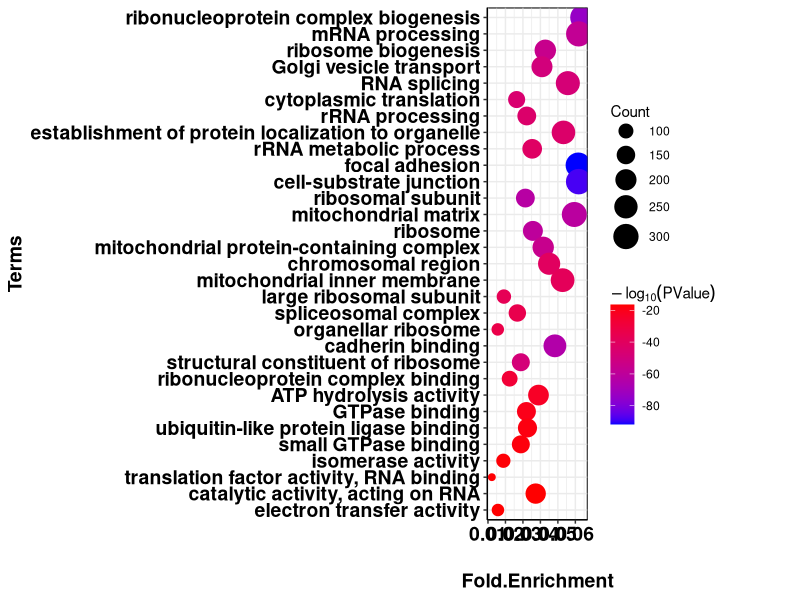
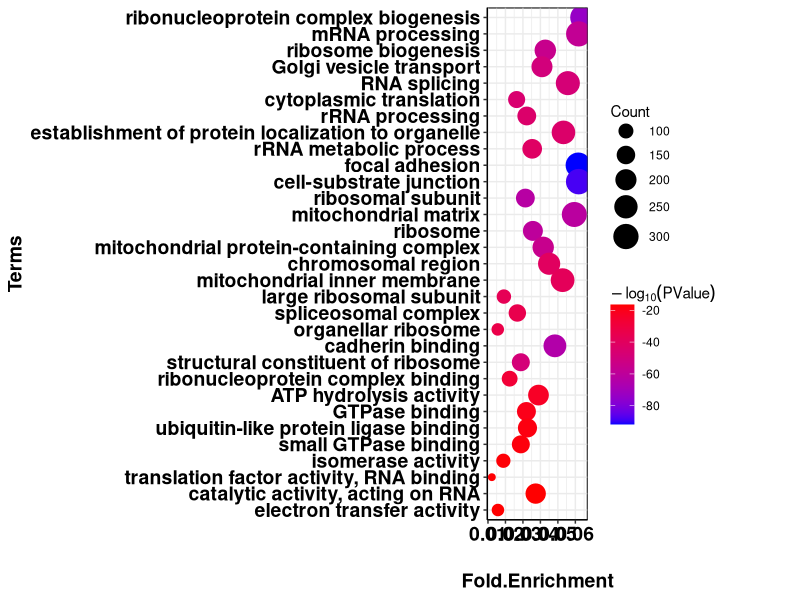

The R source for these figures, in order:
library(stats) # Arch中需要先加载这些包
library(base)

# Attaching package: ‘dplyr’

# The following objects are masked from ‘package:stats’:

#     filter, lag

# The following objects are masked from ‘package:base’:

#     intersect, setdiff, setequal, union


library(dplyr)
library(ggplot2)
library(ggrepel)

GO_data <- read.table('./data2.txt', header = TRUE,  sep = '\t')

GO_data <- arrange(GO_data, GO_data[,3])

GO_data$Term <- factor(GO_data$Term, levels = rev(GO_data$Term))

mytheme <- theme(
    axis.title = element_text(face = "bold", size = 14, colour = "black"),
    axis.text = element_text(face = "bold", size = 14, colour = "black"), 
    axis.line = element_line(size = 0.5, colour = "black"), 
    panel.background = element_rect(colour = "black"),
    legend.key = element_blank()
)

p <- ggplot(
    GO_data,
    aes(
        x = Fold.Enrichment,
        y = Term, 
        colour = 1*log10(PValue),
        size = Count
    ))+
    geom_point()+
    scale_size(range = c(2, 8))+
    scale_colour_gradient(low = "blue", high = "red")+
    theme_bw()+
    ylab("Terms")+
    xlab("Fold.Enrichment")+
    labs(color = expression(-log[10](PValue)))+
    theme(legend.title = element_text(margin = margin(r = 50)), axis.title.x = element_text(margin = margin(t = 20)))+
    theme(axis.text.x = element_text(face = "bold", colour = "black", angle = 0, vjust = 1))
plot <- p + mytheme
plot

ggsave(plot, filename = "GO.png", width = 15, height = 9, dpi = 300)